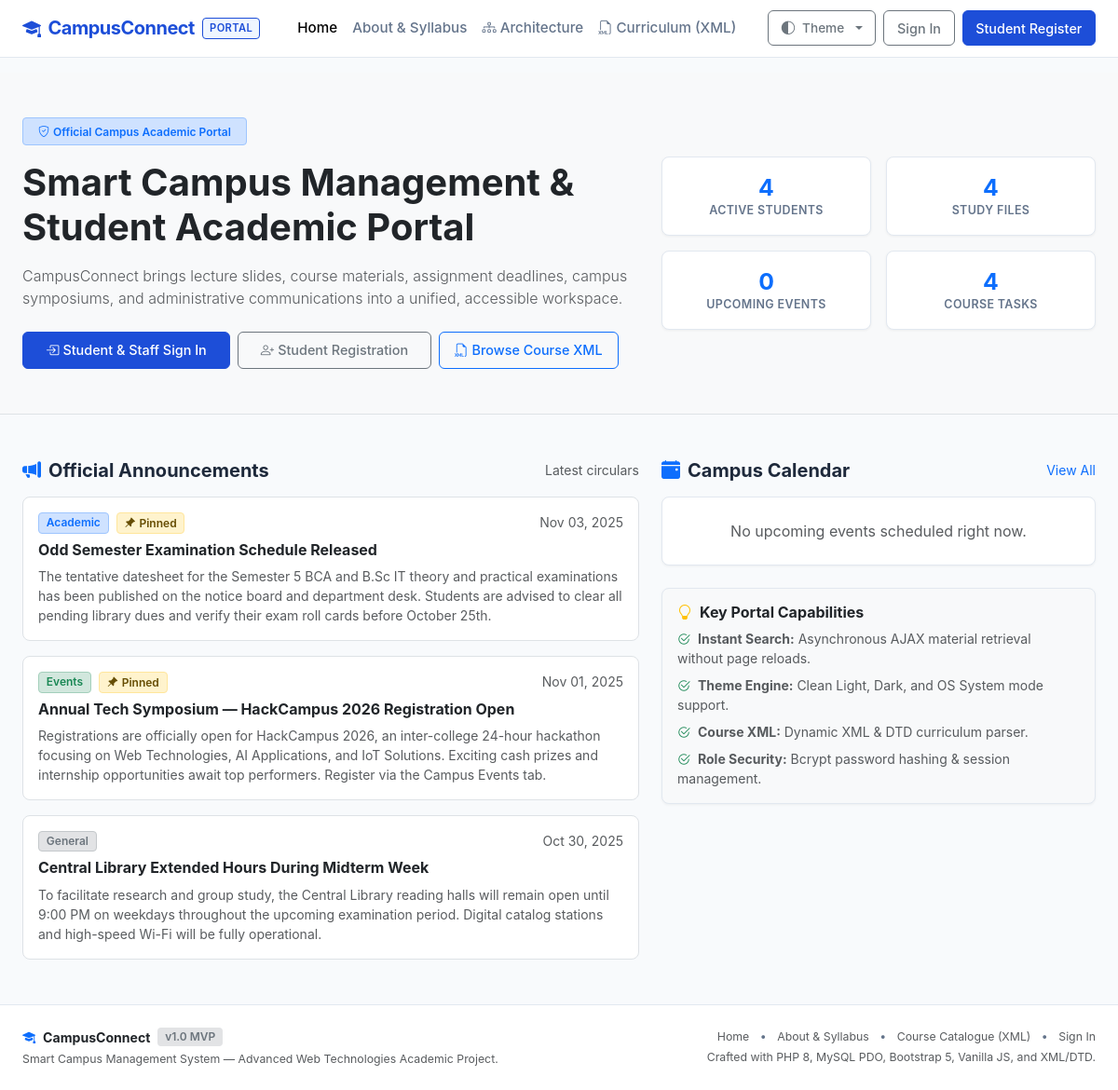
The page / on the database its author committed.
### tables this page shows
CREATE TABLE `announcements` (
  `id` INT AUTO_INCREMENT PRIMARY KEY,
  `title` VARCHAR(200) NOT NULL,
  `content` TEXT NOT NULL,
  `category` VARCHAR(50) NOT NULL DEFAULT 'General',
  `is_pinned` TINYINT(1) NOT NULL DEFAULT 0,
  `created_by` INT NOT NULL,
  `created_at` TIMESTAMP DEFAULT CURRENT_TIMESTAMP,
  `updated_at` TIMESTAMP DEFAULT CURRENT_TIMESTAMP ON UPDATE CURRENT_TIMESTAMP,
  FOREIGN KEY (`created_by`) REFERENCES `users`(`id`) ON DELETE CASCADE,
  INDEX `idx_announcements_created` (`created_at`),
  INDEX `idx_announcements_pinned` (`is_pinned`)
);

### includes/auth.php (called while the page is built, shortened)
<?php
require_once __DIR__ . '/functions.php';
function is_logged_in(): bool {
    return !empty($_SESSION['user_id']) && !empty($_SESSION['user_role']);
}

### includes/functions.php (called while the page is built, shortened)
<?php
function base_url(): string {
    static $base = null;
    if ($base !== null) {
        return $base;
    }
    $scriptName = $_SERVER['SCRIPT_NAME'] ?? '';
    $dir = dirname($scriptName);
    $dir = str_replace('\\', '/', $dir);
    $subfolders = ['/student', '/admin', '/api', '/actions', '/scripts', '/includes', '/xml'];
    $base = rtrim($dir, '/');
    return $base;
}
function url(string $path = ''): string {
    $cleanPath = ltrim($path, '/');
    $base = base_url();
    if ($base === '' || $base === '/') {
        return '/' . $cleanPath;
    }
    return $base . '/' . $cleanPath;
}
function e(?string $string): string {
    return htmlspecialchars($string, ENT_QUOTES | ENT_SUBSTITUTE, 'UTF-8');
}
function time_ago(?string $dateTimeStr): string {
    $timestamp = strtotime($dateTimeStr);
    $diff = time() - $timestamp;
    return date('M d, Y', $timestamp);
}
function category_badge_class(string $cat): string {
    return match (strtolower(trim($cat))) {
        'academic'    => 'bg-primary-subtle text-primary border border-primary-subtle',
        'events'      => 'bg-success-subtle text-success border border-success-subtle',
        'general'     => 'bg-secondary-subtle text-secondary border border-secondary-subtle',
        'facilities'  => 'bg-warning-subtle text-warning-emphasis border border-warning-subtle',
        'technical'   => 'bg-info-subtle text-info-emphasis border border-info-subtle',
        'competition' => 'bg-danger-subtle text-danger border border-danger-subtle',
        default       => 'bg-light text-dark border',
    };
}

### index.php (the view, shortened to what this page needs)
<?php
require_once __DIR__ . '/includes/functions.php';
require_once __DIR__ . '/includes/auth.php';
$stats = [
    'students'  => 0,
    'resources' => 0,
    'events'    => 0,
    'assignments' => 0,
];
$recentAnnouncements = [];
$upcomingEvents = [];
try {
    $pdo = get_db_connection();
    $stats['students']  = (int)$pdo->query("SELECT COUNT(*) FROM users WHERE role = 'student'")->fetchColumn();
    $stats['resources'] = (int)$pdo->query("SELECT COUNT(*) FROM resources")->fetchColumn();
    $stats['events']    = (int)$pdo->query("SELECT COUNT(*) FROM events WHERE event_date >= NOW()")->fetchColumn();
    $stats['assignments'] = (int)$pdo->query("SELECT COUNT(*) FROM assignments")->fetchColumn();
    $stmtAnn = $pdo->query("SELECT id, title, content, category, is_pinned, created_at FROM announcements ORDER BY is_pinned DESC, created_at DESC LIMIT 3");
    $recentAnnouncements = $stmtAnn->fetchAll();
    $stmtEvt = $pdo->query("SELECT id, title, description, event_date, venue, category FROM events WHERE event_date >= NOW() ORDER BY event_date ASC LIMIT 3");
    $upcomingEvents = $stmtEvt->fetchAll();
} catch (Exception $e) {
    error_log('Database query error on index.php: ' . $e->getMessage());
}
require_once __DIR__ . '/includes/header.php';
?>
<section class="py-5 bg-body-tertiary border-bottom">
  <div class="container-fluid px-3 px-lg-4">
    <div class="row align-items-center g-4">
      <div class="col-lg-7">
        <span class="badge bg-primary-subtle text-primary border border-primary-subtle px-3 py-2 mb-3">
          <i class="bi bi-shield-check me-1"></i>Official Campus Academic Portal
        </span>
        <h1 class="display-6 fw-bold text-body mb-3">
          Smart Campus Management & Student Academic Portal
        </h1>
        <p class="lead text-muted mb-4 fs-6">
          CampusConnect brings lecture slides, course materials, assignment deadlines, campus symposiums, and administrative communications into a unified, accessible workspace.
        </p>
        <div class="d-flex flex-wrap gap-2">
          <?php if (is_logged_in()): ?>
            <?php if (has_role('admin')): ?>
              <a href="<?= url('admin/dashboard.php') ?>" class="btn btn-primary px-4 py-2">
                <i class="bi bi-speedometer2 me-1"></i>Open Admin Console
              </a>
            <?php else: ?>
              <a href="<?= url('student/dashboard.php') ?>" class="btn btn-primary px-4 py-2">
                <i class="bi bi-grid-fill me-1"></i>Go to Student Dashboard
              </a>
            <?php endif; ?>
          <?php else: ?>
            <a href="<?= url('login.php') ?>" class="btn btn-primary px-4 py-2">
              <i class="bi bi-box-arrow-in-right me-1"></i>Student & Staff Sign In
            </a>
            <a href="<?= url('register.php') ?>" class="btn btn-outline-secondary px-4 py-2">
              <i class="bi bi-person-plus me-1"></i>Student Registration
            </a>
          <?php endif; ?>
          <a href="<?= url('courses.php') ?>" class="btn btn-outline-primary px-3 py-2">
            <i class="bi bi-filetype-xml me-1"></i>Browse Course XML
          </a>
        </div>
      </div>
      <div class="col-lg-5">
        <div class="row g-3">
          <div class="col-6">
            <div class="card card-custom p-3 text-center">
              <div class="stat-value text-primary"><?= number_format($stats['students']) ?></div>
              <div class="stat-label">Active Students</div>
            </div>
          </div>
          <div class="col-6">
            <div class="card card-custom p-3 text-center">
              <div class="stat-value text-primary"><?= number_format($stats['resources']) ?></div>
              <div class="stat-label">Study Files</div>
            </div>
          </div>
          <div class="col-6">
            <div class="card card-custom p-3 text-center">
              <div class="stat-value text-primary"><?= number_format($stats['events']) ?></div>
              <div class="stat-label">Upcoming Events</div>
            </div>
          </div>
          <div class="col-6">
            <div class="card card-custom p-3 text-center">
              <div class="stat-value text-primary"><?= number_format($stats['assignments']) ?></div>
              <div class="stat-label">Course Tasks</div>
            </div>
          </div>
        </div>
      </div>
    </div>
  </div>
</section>
<div class="container-fluid px-3 px-lg-4 py-5">
  <div class="row g-4">
    <div class="col-lg-7">
      <div class="d-flex justify-content-between align-items-center mb-3">
        <h5 class="fw-bold mb-0">
          <i class="bi bi-megaphone-fill text-primary me-2"></i>Official Announcements
        </h5>
        <span class="small text-muted">Latest circulars</span>
      </div>
      <?php if (empty($recentAnnouncements)): ?>
        <div class="card card-custom p-4 text-center text-muted">
          <p class="mb-0">No active circulars published at this time.</p>
        </div>
      <?php else: ?>
        <div class="d-flex flex-column gap-3">
          <?php foreach ($recentAnnouncements as $ann): ?>
            <div class="card card-custom shadow-none border">
              <div class="card-body p-3">
                <div class="d-flex justify-content-between align-items-start mb-2">
                  <div class="d-flex align-items-center gap-2 flex-wrap">
                    <span class="badge <?= category_badge_class($ann['category']) ?>"><?= e($ann['category']) ?></span>
                    <?php if ($ann['is_pinned']): ?>
                      <span class="badge bg-warning-subtle text-warning-emphasis border border-warning-subtle">
                        <i class="bi bi-pin-angle-fill me-1"></i>Pinned
                      </span>
                    <?php endif; ?>
                  </div>
                  <small class="text-muted"><?= time_ago($ann['created_at']) ?></small>
                </div>
                <h6 class="card-title fw-bold text-body mb-2"><?= e($ann['title']) ?></h6>
                <p class="card-text text-muted small mb-0"><?= nl2br(e($ann['content'])) ?></p>
              </div>
            </div>
          <?php endforeach; ?>
        </div>
      <?php endif; ?>
    </div>
    <div class="col-lg-5">
      <div class="d-flex justify-content-between align-items-center mb-3">
        <h5 class="fw-bold mb-0">
          <i class="bi bi-calendar-event-fill text-primary me-2"></i>Campus Calendar
        </h5>
        <a href="<?= url('student/events.php') ?>" class="small text-primary text-decoration-none">View All</a>
      </div>
      <?php if (empty($upcomingEvents)): ?>
        <div class="card card-custom p-4 text-center text-muted">
          <p class="mb-0">No upcoming events scheduled right now.</p>
        </div>
      <?php endif; ?>
      <div class="card card-custom mt-4 p-3 bg-body-tertiary">
        <h6 class="fw-bold mb-2"><i class="bi bi-lightbulb text-warning me-2"></i>Key Portal Capabilities</h6>
        <ul class="list-unstyled mb-0 small text-muted d-flex flex-column gap-2">
          <li><i class="bi bi-check2-circle text-success me-2"></i><strong>Instant Search:</strong> Asynchronous AJAX material retrieval without page reloads.</li>
          <li><i class="bi bi-check2-circle text-success me-2"></i><strong>Theme Engine:</strong> Clean Light, Dark, and OS System mode support.</li>
          <li><i class="bi bi-check2-circle text-success me-2"></i><strong>Course XML:</strong> Dynamic XML & DTD curriculum parser.</li>
          <li><i class="bi bi-check2-circle text-success me-2"></i><strong>Role Security:</strong> Bcrypt password hashing & session management.</li>
        </ul>
      </div>
    </div>
  </div>
</div>
<?php require_once __DIR__ . '/includes/footer.php'; ?>

### assets/css/style.css (style rules this page uses)
:root { --cc-primary: #1d4ed8; --cc-primary-hover: #1e40af; --cc-primary-subtle: #eff6ff; --cc-accent: #2563eb; --cc-body-bg: #f8fafc; --cc-card-bg: #ffffff; --cc-card-border: #e2e8f0; --cc-text-main: #1e293b; --cc-text-muted: #64748b; --cc-sidebar-bg: #ffffff; --cc-sidebar-border: #e2e8f0; --font-stack: -apple-system, BlinkMacSystemFont, "Segoe UI", Roboto, "Helvetica Neue", Arial, sans-serif; }
body { font-family: var(--font-stack); background-color: var(--cc-body-bg); color: var(--cc-text-main); min-height: 100vh; display: flex; flex-direction: column; -webkit-font-smoothing: antialiased; }
.card-custom { background-color: var(--cc-card-bg); border: 1px solid var(--cc-card-border); border-radius: 8px; box-shadow: 0 1px 3px rgba(0, 0, 0, 0.05); transition: border-color 0.15s ease; }
.stat-value { font-size: 1.55rem; font-weight: 700; line-height: 1.2; margin-top: 0.15rem; color: var(--cc-text-main); }
.stat-label { font-size: 0.78rem; font-weight: 600; color: var(--cc-text-muted); text-transform: uppercase; letter-spacing: 0.03em; white-space: nowrap; overflow: hidden; text-overflow: ellipsis; }
.btn { font-weight: 500; border-radius: 6px; padding: 0.45rem 0.85rem; font-size: 0.9rem; }
.btn-primary { background-color: var(--cc-primary); border-color: var(--cc-primary); }
.badge { font-weight: 600; font-size: 0.75rem; padding: 0.35em 0.65em; border-radius: 4px; }

### rows shown on the page
announcements: category "Academic", is_pinned 1 (drawn), created_at "Nov 03, 2025", title "Odd Semester Examination Schedule Released", content "The tentative datesheet for the Semester 5 BCA and B.Sc IT theory and practical examinations has been published on the notice board and department desk. Students are advised to clear all pending library dues and verify their exam roll cards before October 25th."
announcements: category "Events", is_pinned 1 (drawn), created_at "Nov 01, 2025", title "Annual Tech Symposium — HackCampus 2026 Registration Open", content "Registrations are officially open for HackCampus 2026, an inter-college 24-hour hackathon focusing on Web Technologies, AI Applications, and IoT Solutions. Exciting cash prizes and internship opportunities await top performers. Register via the Campus Events tab."
announcements: category "General", created_at "Oct 30, 2025", title "Central Library Extended Hours During Midterm Week", content "To facilitate research and group study, the Central Library reading halls will remain open until 9:00 PM on weekdays throughout the upcoming examination period. Digital catalog stations and high-speed Wi-Fi will be fully operational."

### other values the page prints
$stats['students'] "4"
$stats['resources'] "4"
$stats['events'] "0"
$stats['assignments'] "4"
